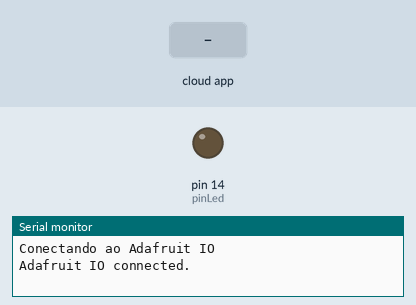
A sketch run on a simulated Arduino Uno, built for the host (arithmetic inside an expression is 32-bit, double 64-bit). Shown: output pins drawn as LEDs (lit = HIGH), the last lines printed to the serial monitor. Inputs (shaded band) come from the test bench.

Above: at 2.7 s.
2.8 s: the phone or cloud app sets botaoled to 1
At 3.6 s:
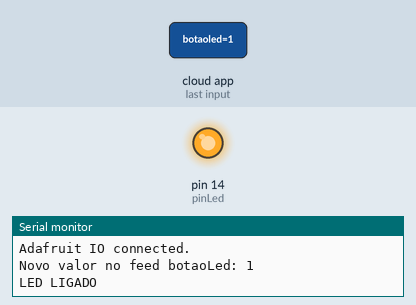
4.3 s: the phone or cloud app sets botaoled to 0
At 4.9 s:
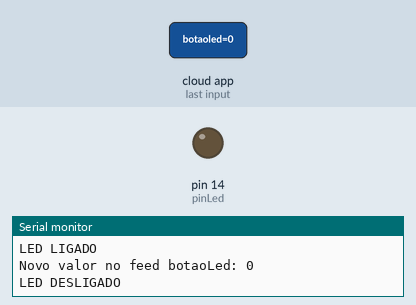
Timing chart, 0 to 7.3 s (numbered marks = the images above; inputs shaded):
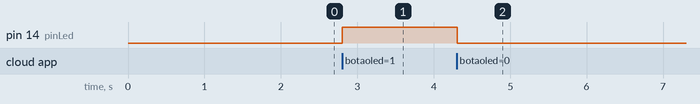

Measured:
- after the input at 2.8 s, pin 14 (pinLed): LOW → HIGH at once
- after the input at 4.3 s, pin 14 (pinLed): HIGH → LOW at once

The sketch:

BotaoLed.ino
```cpp
#include "AdafruitIO_WiFi.h"

// ===== CONFIG REDE =====
#define WIFI_SSID     "Malu"
#define WIFI_PASS     "13061306"

// ===== CONFIG ADAFRUIT IO =====
#define IO_USERNAME   "gabriel1325t"
#define IO_KEY        "aio_ddLF19TQc02rJthm7iLIQzdjrFEn"

// Cria conexão com Adafruit IO
AdafruitIO_WiFi io(IO_USERNAME, IO_KEY, WIFI_SSID, WIFI_PASS);

// Feed "botaoLed"
AdafruitIO_Feed *botaoLed = io.feed("botaoled");

// ===== PINO DO LED =====
#define pinLed 14   // escolha um pino digital (ex: 14, 23 ou 25)

// ===== SETUP =====
void setup() {
  Serial.begin(115200);
  pinMode(pinLed, OUTPUT);
  digitalWrite(pinLed, LOW);

  // Aguarda inicializar o Serial
  while (!Serial);

  Serial.print("Conectando ao Adafruit IO");
  io.connect();

  // Configura callback do feed
  botaoLed->onMessage(handleBotaoLed);

  // Espera conexão
  while (io.status() < AIO_CONNECTED) {
    Serial.print(".");
    delay(500);
  }

  // Mostra status quando conecta
  Serial.println();
  Serial.println(io.statusText());

  // Busca o último valor do feed
  botaoLed->get();
}

// ===== LOOP =====
void loop() {
  io.run();  // mantém a conexão ativa
}

// ===== CALLBACK =====
void handleBotaoLed(AdafruitIO_Data *data) {
  Serial.print("Novo valor no feed botaoLed: ");
  Serial.println(data->toString());

  if (data->toBool()) {
    digitalWrite(pinLed, HIGH);
    Serial.println("LED LIGADO");
  } else {
    digitalWrite(pinLed, LOW);
    Serial.println("LED DESLIGADO");
  }
}
```
